Frame 1 (no input): blank canvas, image omitted
Frame 60 (the mouse pressed at the canvas centre just before this capture): blank canvas, image omitted
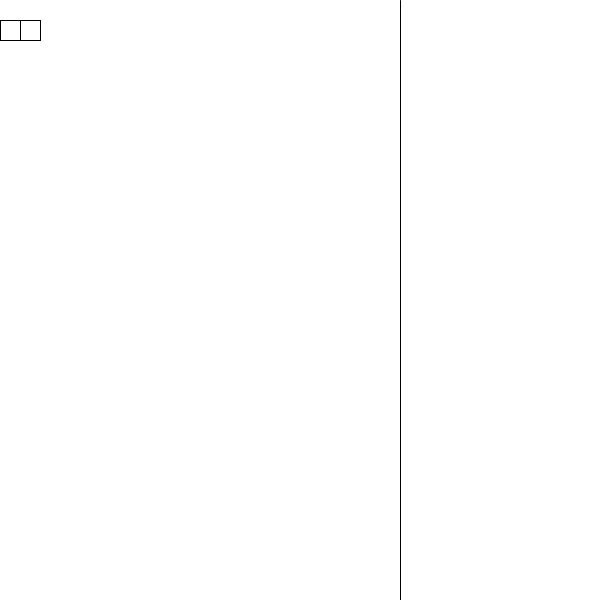
Frame 120 (the mouse held since frame 60 and released just before this capture)

The Processing sketch whose frames 1 and 60 were blank and that drew this single picture after the mouse press (run headless with seeded random() and noise(); from frame 60 on, the mouse is pressed at the canvas centre):

// Processing sketch: Tetris_eindopdracht
// ── Tetris_eindopdracht.pde
int y;
int x;
int Amount_spawned;
int Timer=0;
boolean Onscreen = true;
class blok
{

  int wid;
  int heigh;
  void Blokje(int a, int b)
  {
    if (Onscreen == true)
    {
      if (a< 380 && b <= 580) {

        rect(a, b, 20, 20);
        rect(a -20, b, 20, 20);
        if (Timer == 60){
          Timer = 0;
        x +=20;
        y += 20;}
      } else if (a>=380 && b <= 580) {
        x = 380;
        rect(a, b, 20, 20);
        rect(a -20, b, 20, 20);
        y += 2;
      } else
      {
        rect(a, b, 20, 20);
        rect(a- 20, b, 20, 20);
        Onscreen = false;
      }
      if (Onscreen== false) {
        Amount_spawned =+1;
        
      }
    }
  }
}
blok blok1 = new blok();
blok blok2 = new blok();
/*
Here is placed what every var is used for
 
 
 
 
 */

void setup()
{
  size(600, 600);
  line(400, 0, 400, 600);
  //creates lines
}

void draw()
{
  background(255);
  Timer +=1;
  line(400, 0, 400, 600);
  blok1.Blokje(x, y);
}
